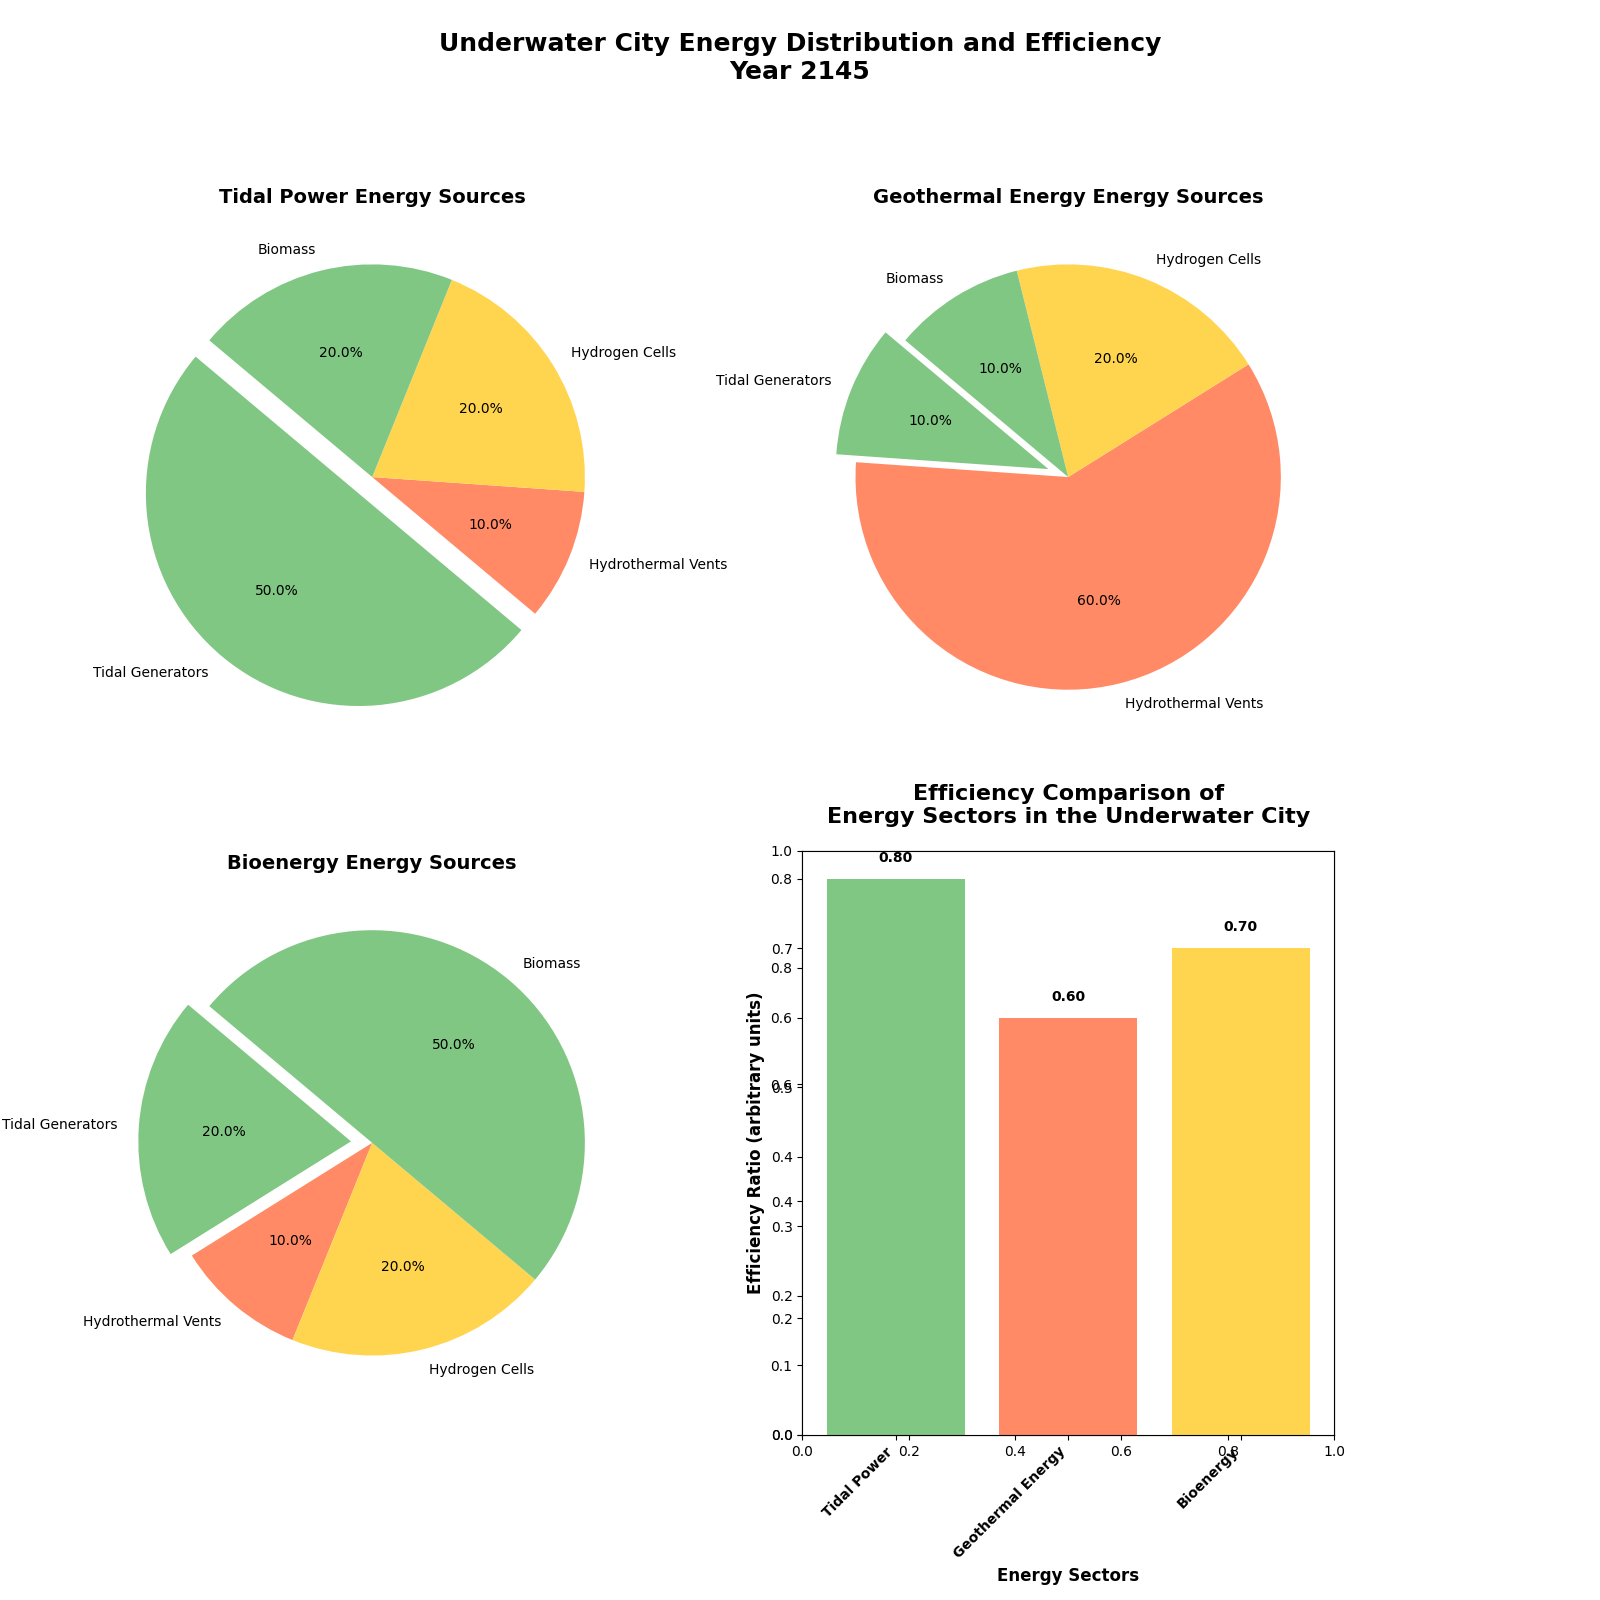

Here is the Python script that generated this plot:
import matplotlib.pyplot as plt
import numpy as np

sectors = ['Tidal Power', 'Geothermal Energy', 'Bioenergy']
power_sources = ['Tidal Generators', 'Hydrothermal Vents', 'Hydrogen Cells', 'Biomass']

energy_data = [
    [50, 10, 20, 20],  
    [10, 60, 20, 10],  
    [20, 10, 20, 50]   
]

efficiency_ratios = [0.8, 0.6, 0.7]

colors = ['#81C784', '#FF8A65', '#FFD54F']

fig, ax = plt.subplots(2, 2, figsize=(16,16))
plt.subplots_adjust(top=0.85)
fig.suptitle("Underwater City Energy Distribution and Efficiency\nYear 2145", fontsize=18, fontweight='bold', y=0.98)

explode = (0.1, 0, 0, 0)

# Update loop to reflect the reduced number of subplots
for i, sector in enumerate(sectors):
    wedges, texts, autotexts = ax.flatten()[i].pie(
        energy_data[i],
        labels=power_sources,
        autopct='%1.1f%%',
        startangle=140,
        colors=colors,
        explode=explode,
        textprops=dict(color="black")
    )
    for text in texts:
        text.set_fontsize(10)
    for autotext in autotexts:
        autotext.set_fontsize(10)
    ax.flatten()[i].set_title(f"{sector} Energy Sources", fontsize=14, fontweight='bold')

ax_eff = fig.add_subplot(224)
bars = ax_eff.bar(sectors, efficiency_ratios, color=colors)

ax_eff.set_ylabel('Efficiency Ratio (arbitrary units)', fontsize=12, fontweight='bold')
ax_eff.set_xlabel('Energy Sectors', fontsize=12, fontweight='bold')
ax_eff.set_title('Efficiency Comparison of\nEnergy Sectors in the Underwater City', fontsize=16, fontweight='bold', pad=20)

for bar, efficiency in zip(bars, efficiency_ratios):
    ax_eff.text(bar.get_x() + bar.get_width() / 2, bar.get_height() + 0.02, f'{efficiency:.2f}', ha='center', va='bottom', fontsize=10, fontweight='bold')

ax_eff.set_xticklabels(sectors, rotation=45, ha='right', fontsize=10, fontweight='bold')

plt.tight_layout(rect=[0, 0, 0.85, 0.95])
plt.show()
